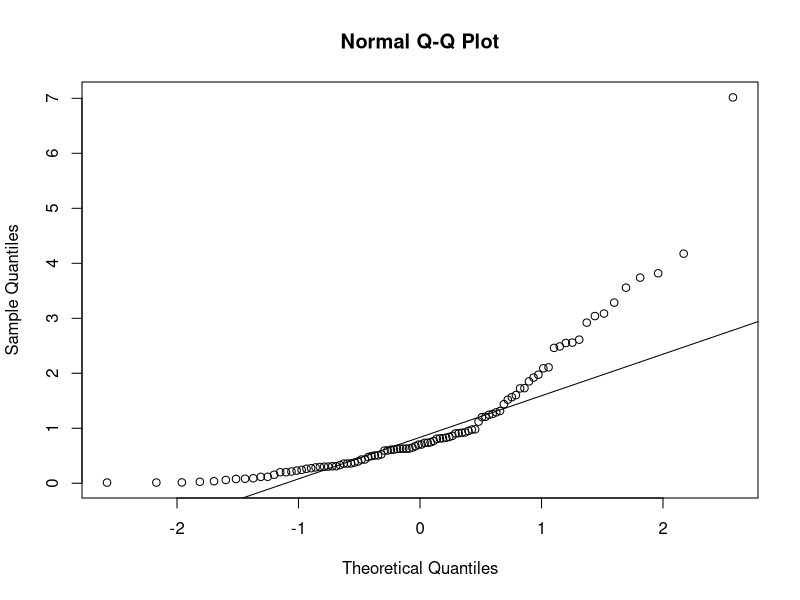
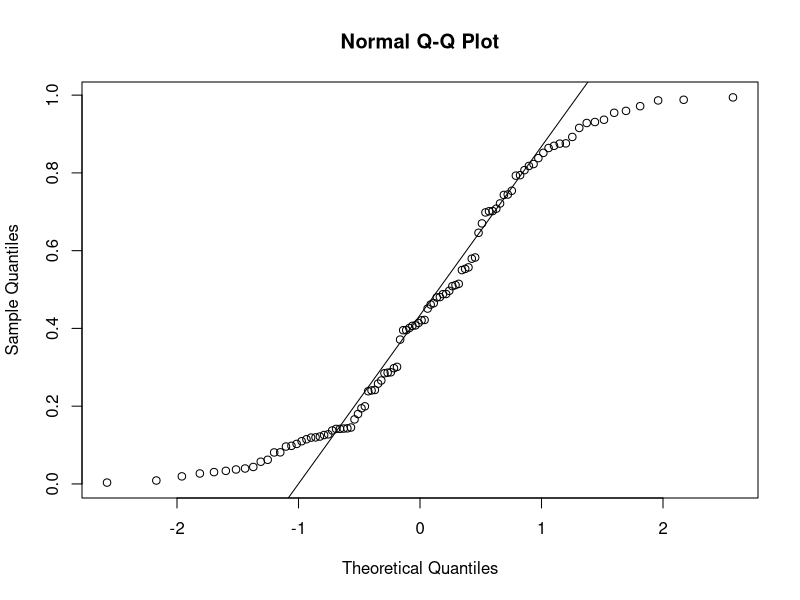
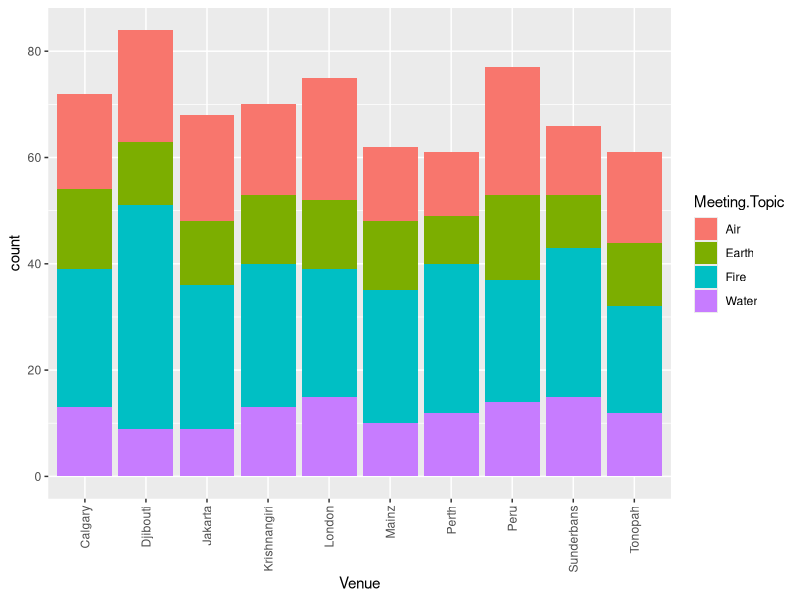
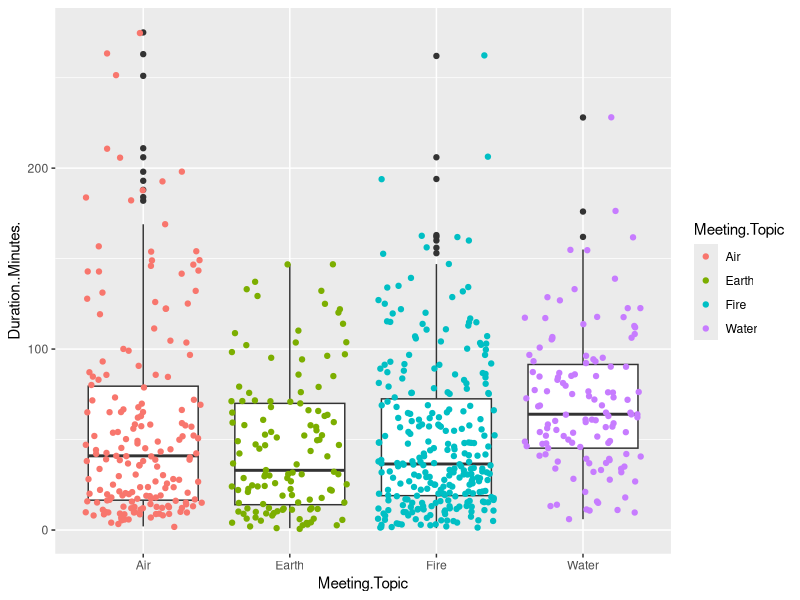
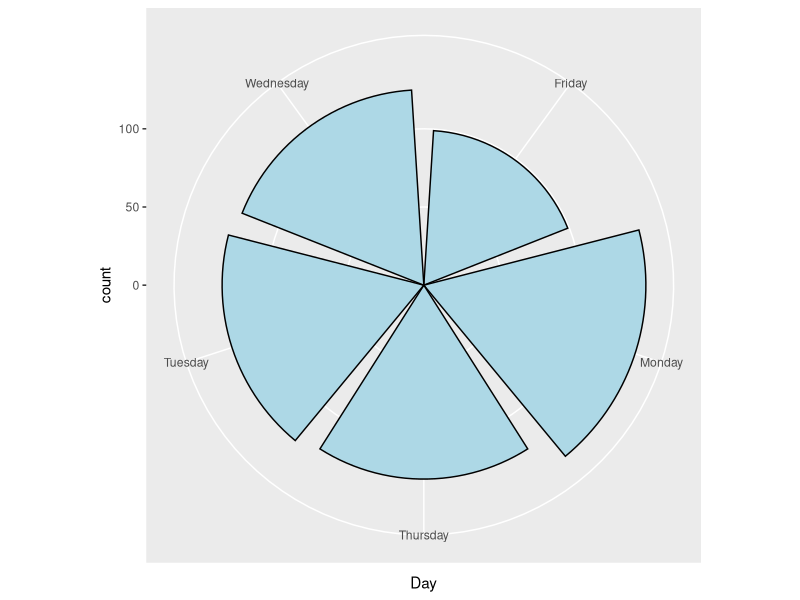
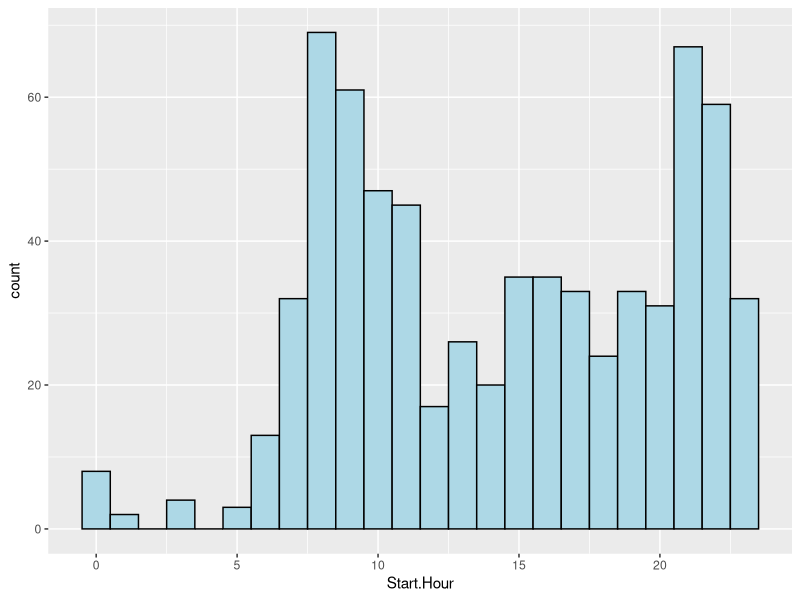
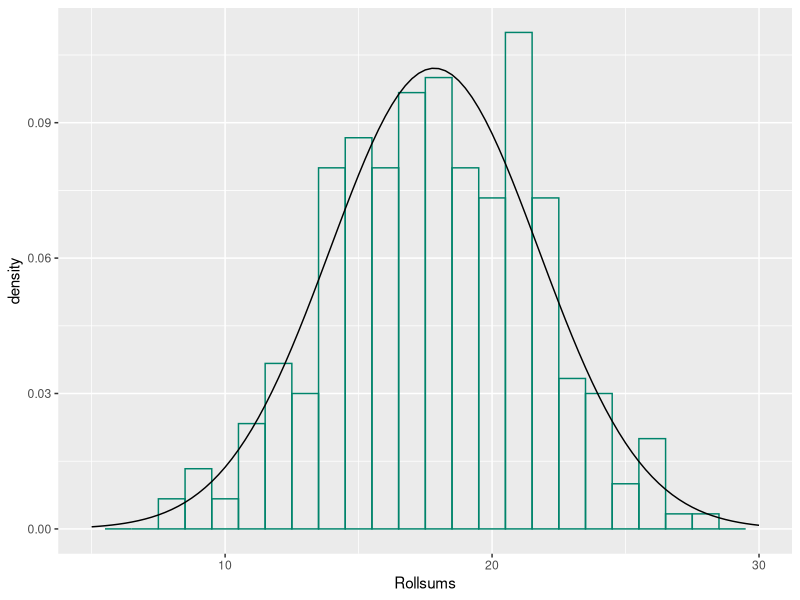
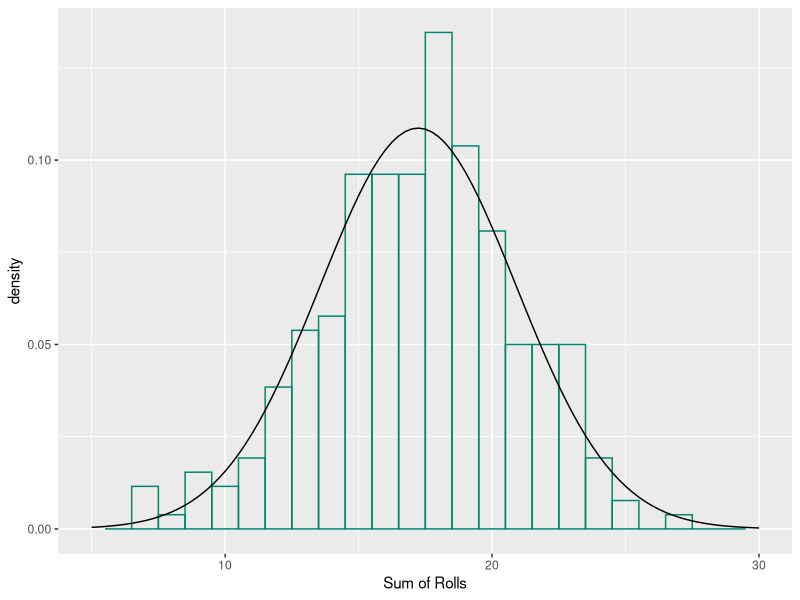

Recreate these plots in R, in order.
## ---- chunk 1
set.seed(2024)
## ---- chunk 2
E= rexp(100)
qqnorm(E);qqline(E)
## ---- chunk 3
U= runif(100)
qqnorm(U);qqline(U)
## ---- chunk 4
SupDF = read.csv(file= "./SuppandiZoomLog.csv", header = TRUE)
library(tidyverse)
#SupDF
## ---- chunk 5
ggplot(data= SupDF) +
  geom_bar(mapping= aes(x=Venue, fill = Meeting.Topic)) +
  theme(axis.text.x = element_text(angle = 90, vjust = 0.5, hjust=1))
## ---- chunk 6
ggplot(data= SupDF, mapping= aes(x= Meeting.Topic, y= Duration..Minutes.)) +
  geom_boxplot() + geom_jitter(mapping= aes(colour= Meeting.Topic))
## ---- chunk 7
library(lubridate)
SupDF$Day= weekdays(as.Date(SupDF$Start.Time))
#SupDF
SupWeek= subset(SupDF, Day!= "Sunday" & Day!= "Saturday")
ggplot(data= SupWeek) + 
  geom_bar(mapping= aes(x= Day), fill= "lightblue", colour= "black") +
  coord_polar() 
## ---- chunk 8
SupDF$Start.Hour= hour(SupDF$Start.Time)
ggplot(data= SupDF) +
  geom_histogram(mapping= aes(x= Start.Hour), fill="lightblue", color="black",
                 binwidth=1)
## ---- chunk 9
mean(SupDF$Start.Hour)
ks.test(SupDF$Start.Hour, 'pexp', rate = 1/14)
## ---- chunk 10
x = c(1,2,3,4,5,6)
probx= c(1/6,1/6,1/6,1/6,1/6,1/6)
Rolls=sample(x, size=1500, replace=T, prob=probx)
Rollm=matrix(Rolls, nrow = 5)
 Rollsums = apply(Rollm, 2, sum)
library(ggplot2)
density = function(x,a,s){ (1/((2*pi)^(0.5)*s ))* exp(-(x-a)^2/(2*s^2))}
dfrolls = data.frame(Rollsums)
mu = mean(dfrolls$Rollsums)
sigma= sd(dfrolls$Rollsums)
ggplot(data=dfrolls) + 
  geom_histogram(mapping=aes(x=Rollsums,y=after_stat(density)),
                 color="#00846b", fill=NA, binwidth=1) +
  xlim(5,30) + geom_function(fun=density,args=list(a=mu, s= sigma),
                             color="black")
## ---- chunk 11
area_hist= 0
for(x in 12:21)
  area_hist= area_hist + sum(Rollsums== x)
area_hist/300
## ---- chunk 12
mu;sigma
## ---- chunk 13
a= (12-mu)/sigma
b= (21-mu)/sigma
a;b
## ---- chunk 14
Dice= read.csv(file="Dice.csv",head=TRUE)
names(Dice)= "Sum";
Dice$Sum= as.numeric(Dice$Sum);
Dice= na.omit(Dice$Sum);mu=mean(Dice);sigma=sd(Dice);
density= function(x,a,s){ (1/((2*pi)^(0.5)*s ))* exp(-(x-a)^2/(2*s^2))}
diceroll= data.frame(Dice)
ggplot(data= diceroll) +
  geom_histogram(mapping= aes(x= Dice, y= after_stat(density)),
                 color= "#00846b", fill= NA, binwidth= 1) +
  xlim(5,30) + geom_function(fun= density, 
                             args= list(a= mu, s= sigma),
                             color="black") +
  xlab("Sum of Rolls")
## ---- chunk 15
area_hist= 0
for(x in 12:21)
  area_hist= area_hist + sum(Dice== x)
area_hist / length(Dice)
## ---- chunk 16
mu;sigma
## ---- chunk 17
a= (12-mu)/sigma
b= (21-mu)/sigma
a;b
## ---- chunk 18
x=seq(-2,2,0.1)
y=pnorm(x)
plot(x,y,type='l')
## ---- chunk 19
x=seq(-2,2,0.1)
m=100
p=0.4
y=pbinom(x*((m*p)*(1-p))^(1/2)+m*p,m,p)
plot(x,y, type="l")
## ---- chunk 20
m= 100; p= 0.4;
Bin= rbinom(1000,m,p)
density= function(x,a,s){(1/((2*pi)^(0.5)*s ))*exp(-(x-a)^2/(2*s^2))}
mu= m*p; sigma= (m*p*(1-p))^(1/2);
BinDf= data.frame(Bin)
ggplot(BinDf) + geom_histogram(mapping=aes(x=Bin,y=after_stat(density)),
color="#00846b", fill=NA, binwidth=1)+
geom_function(fun=density,args=list(a=mu, s= sigma), color="black")+
xlab("Sample Outcome")
